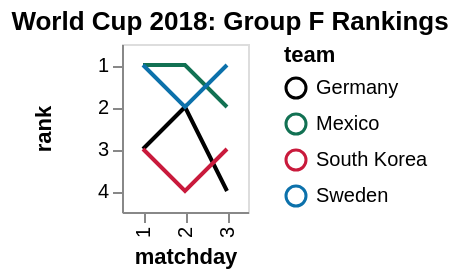

Describe this chart as a Vega-Lite specification.
### Vega specification from a JSON file in a GitHub repository (floating-point values rounded to 4 significant figures)
{"$schema": "https://vega.github.io/schema/vega/v4.json", "autosize": "pad", "padding": 5, "title": {"text": "World Cup 2018: Group F Rankings"}, "style": "cell", "data": [{"name": "source_0", "values": [{"team": "Germany", "matchday": 1, "point": 0, "diff": -1}, {"team": "Mexico", "matchday": 1, "point": 3, "diff": 1}, {"team": "South Korea", "matchday": 1, "point": 0, "diff": -1}, {"team": "Sweden", "matchday": 1, "point": 3, "diff": 1}, {"team": "Germany", "matchday": 2, "point": 3, "diff": 0}, {"team": "Mexico", "matchday": 2, "point": 6, "diff": 2}, {"team": "South Korea", "matchday": 2, "point": 0, "diff": -2}, {"team": "Sweden", "matchday": 2, "point": 3, "diff": 0}, {"team": "Germany", "matchday": 3, "point": 3, "diff": -2}, {"team": "Mexico", "matchday": 3, "point": 6, "diff": -1}, {"team": "South Korea", "matchday": 3, "point": 3, "diff": 0}, {"team": "Sweden", "matchday": 3, "point": 6, "diff": 3}]}, {"name": "data_0", "source": "source_0", "transform": [{"type": "window", "params": [null], "as": ["rank"], "ops": ["rank"], "fields": [null], "sort": {"field": ["point", "diff"], "order": ["descending", "descending"]}, "groupby": ["matchday"]}]}], "signals": [{"name": "x_step", "value": 21}, {"name": "width", "update": "bandspace(domain('x').length, 1, 0.5) * x_step"}, {"name": "y_step", "value": 21}, {"name": "height", "update": "bandspace(domain('y').length, 1, 0.5) * y_step"}], "marks": [{"name": "pathgroup", "type": "group", "from": {"facet": {"name": "faceted_path_main", "data": "data_0", "groupby": ["team"]}}, "encode": {"update": {"width": {"field": {"group": "width"}}, "height": {"field": {"group": "height"}}}}, "marks": [{"name": "marks", "type": "line", "style": ["line"], "sort": {"field": "datum[\"matchday\"]", "order": "descending"}, "from": {"data": "faceted_path_main"}, "encode": {"update": {"stroke": {"scale": "color", "field": "team"}, "x": {"scale": "x", "field": "matchday"}, "y": {"scale": "y", "field": "rank"}}}}]}], "scales": [{"name": "x", "type": "point", "domain": {"data": "data_0", "field": "matchday", "sort": true}, "range": {"step": {"signal": "x_step"}}, "padding": 0.5}, {"name": "y", "type": "point", "domain": {"data": "data_0", "field": "rank", "sort": true}, "range": {"step": {"signal": "y_step"}}, "padding": 0.5}, {"name": "color", "type": "ordinal", "domain": ["Germany", "Mexico", "South Korea", "Sweden"], "range": ["black", "#127153", "#C91A3C", "#0C71AB"]}], "axes": [{"scale": "x", "orient": "bottom", "grid": false, "title": "matchday", "labelAlign": "right", "labelAngle": 270, "labelBaseline": "middle", "labelOverlap": true, "zindex": 1}, {"scale": "y", "orient": "left", "grid": false, "title": "rank", "labelOverlap": true, "zindex": 1}], "legends": [{"stroke": "color", "title": "team"}], "config": {"axisY": {"minExtent": 30}}}
